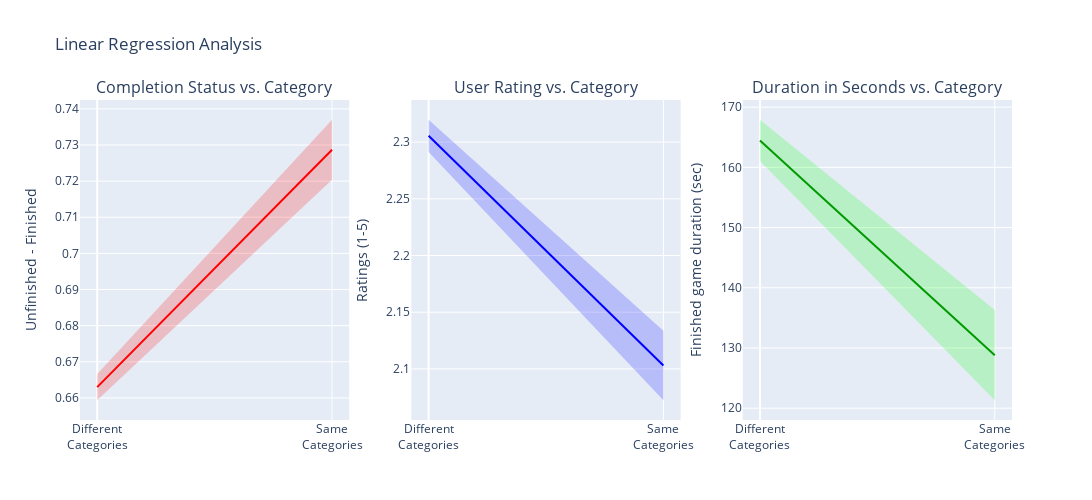

This figure's notebook cell:
### Code cell
def get_confidence_interval(result, x):
    predictions = result.get_prediction(pd.DataFrame({'same_category': x}))
    return predictions.conf_int()

x_values = np.array([0, 1])

fig = make_subplots(rows=1, cols=3, subplot_titles=('Completion Status vs. Category', 
                                                    'User Rating vs. Category', 
                                                    'Duration in Seconds vs. Category'))

# Plot for 'finished'
y_finished = resultsf.params['Intercept'] + resultsf.params['same_category'] * x_values
ci_finished = get_confidence_interval(resultsf, x_values)

fig.add_traces([
    go.Scatter(x=x_values, y=y_finished, mode='lines', name='Regression Line', line=dict(color='red')),
    go.Scatter(x=np.concatenate([x_values, x_values[::-1]]), y=np.concatenate([ci_finished[:, 0], ci_finished[:, 1][::-1]]), fill='toself', fillcolor='rgba(255, 0, 0, 0.2)', line=dict(color='rgba(255,255,255,0)'), showlegend=False)
], rows=1, cols=1)

# Plot for 'rating'
y_rating = resultsr.params['Intercept'] + resultsr.params['same_category'] * x_values
ci_rating = get_confidence_interval(resultsr, x_values)

fig.add_traces([
    go.Scatter(x=x_values, y=y_rating, mode='lines', name='Regression Line', line=dict(color='blue')),
    go.Scatter(x=np.concatenate([x_values, x_values[::-1]]), y=np.concatenate([ci_rating[:, 0], ci_rating[:, 1][::-1]]), fill='toself', fillcolor='rgba(0, 0, 255, 0.2)', line=dict(color='rgba(255,255,255,0)'), showlegend=False)
], rows=1, cols=2)

# Plot for 'durationInSec'
y_duration = resultsd.params['Intercept'] + resultsd.params['same_category'] * x_values
ci_duration = get_confidence_interval(resultsd, x_values)

fig.add_traces([
    go.Scatter(x=x_values, y=y_duration, mode='lines', name='Regression Line', line=dict(color='green')),
    go.Scatter(x=np.concatenate([x_values, x_values[::-1]]), y=np.concatenate([ci_duration[:, 0], ci_duration[:, 1][::-1]]), fill='toself', fillcolor='rgba(0, 255, 0, 0.2)', line=dict(color='rgba(255,255,255,0)'), showlegend=False)
], rows=1, cols=3)


fig.update_xaxes(
    tickvals=[0, 1],
    ticktext=['Different<br>Categories', 'Same<br>Categories'],
    row=1, col=1
)
fig.update_xaxes(
    tickvals=[0, 1],
    ticktext=['Different<br>Categories', 'Same<br>Categories'],
    row=1, col=2
)
fig.update_xaxes(
    tickvals=[0, 1],
    ticktext=['Different<br>Categories', 'Same<br>Categories'],
    row=1, col=3
)
fig.update_yaxes(title_text="Unfinished - Finished", row=1, col=1)
fig.update_yaxes(title_text="Ratings (1-5)", row=1, col=2)
fig.update_yaxes(title_text="Finished game duration (sec)", row=1, col=3)


fig.update_layout(height=500, width=1200, title_text="Linear Regression Analysis", showlegend=False)

fig.show()

### Figure 1 — Plotly figure (JSON) as saved in the notebook; plotly's stock layout.template omitted (floating-point values rounded to 4 significant figures)
{"data": [{"line": {"color": "red"}, "mode": "lines", "name": "Regression Line", "type": "scatter", "x": [0, 1], "xaxis": "x", "y": [0.663, 0.7287], "yaxis": "y"}, {"fill": "toself", "fillcolor": "rgba(255, 0, 0, 0.2)", "line": {"color": "rgba(255,255,255,0)"}, "showlegend": false, "type": "scatter", "x": [0, 1, 1, 0], "xaxis": "x", "y": [0.6593, 0.7204, 0.737, 0.6666], "yaxis": "y"}, {"line": {"color": "blue"}, "mode": "lines", "name": "Regression Line", "type": "scatter", "x": [0, 1], "xaxis": "x2", "y": [2.306, 2.103], "yaxis": "y2"}, {"fill": "toself", "fillcolor": "rgba(0, 0, 255, 0.2)", "line": {"color": "rgba(255,255,255,0)"}, "showlegend": false, "type": "scatter", "x": [0, 1, 1, 0], "xaxis": "x2", "y": [2.291, 2.072, 2.134, 2.32], "yaxis": "y2"}, {"line": {"color": "green"}, "mode": "lines", "name": "Regression Line", "type": "scatter", "x": [0, 1], "xaxis": "x3", "y": [164.5, 128.8], "yaxis": "y3"}, {"fill": "toself", "fillcolor": "rgba(0, 255, 0, 0.2)", "line": {"color": "rgba(255,255,255,0)"}, "showlegend": false, "type": "scatter", "x": [0, 1, 1, 0], "xaxis": "x3", "y": [161.0, 121.3, 136.3, 167.9], "yaxis": "y3"}], "layout": {"annotations": [{"font": {"size": 16}, "showarrow": false, "text": "Completion Status vs. Category", "x": 0.1444, "xanchor": "center", "xref": "paper", "y": 1, "yanchor": "bottom", "yref": "paper"}, {"font": {"size": 16}, "showarrow": false, "text": "User Rating vs. Category", "x": 0.5, "xanchor": "center", "xref": "paper", "y": 1, "yanchor": "bottom", "yref": "paper"}, {"font": {"size": 16}, "showarrow": false, "text": "Duration in Seconds vs. Category", "x": 0.8556, "xanchor": "center", "xref": "paper", "y": 1, "yanchor": "bottom", "yref": "paper"}], "height": 500, "showlegend": false, "title": {"text": "Linear Regression Analysis"}, "width": 1200, "xaxis": {"anchor": "y", "domain": [0, 0.2889], "ticktext": ["Different<br>Categories", "Same<br>Categories"], "tickvals": [0, 1]}, "xaxis2": {"anchor": "y2", "domain": [0.3556, 0.6444], "ticktext": ["Different<br>Categories", "Same<br>Categories"], "tickvals": [0, 1]}, "xaxis3": {"anchor": "y3", "domain": [0.7111, 1], "ticktext": ["Different<br>Categories", "Same<br>Categories"], "tickvals": [0, 1]}, "yaxis": {"anchor": "x", "domain": [0, 1], "title": {"text": "Unfinished - Finished"}}, "yaxis2": {"anchor": "x2", "domain": [0, 1], "title": {"text": "Ratings (1-5)"}}, "yaxis3": {"anchor": "x3", "domain": [0, 1], "title": {"text": "Finished game duration (sec)"}}}}
